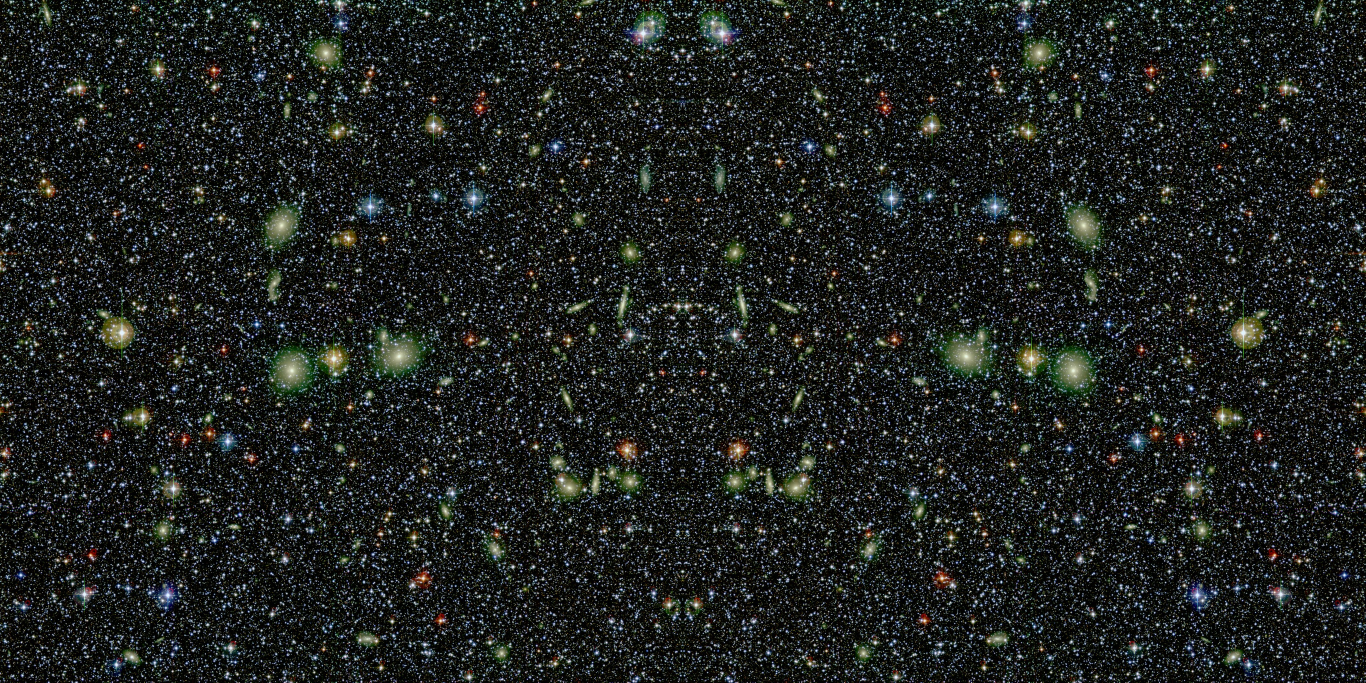
#> input picture polypaint/skybox/galaxies.jpg, 4096 x 2048 px (shown at 1/3 size)
$ python extract_image_palette.py ../skybox/galaxies.jpg
#> lines starting #> are read from the running program, lines starting #| are printed output that depends on the picture
#!/usr/bin/env python3
"""Extract a display palette from any image — MIC's artwork algorithm, ported.

This is an exact port of the palette pipeline meditationsincolor.com runs
client-side on its artwork pages (artwork.html, unminified; credit to the
site — the aesthetic weighting is theirs):

  1. Downscale to <= 400 px wide, grid-sample ~12,000 opaque pixels.
  2. k-means++ (k=28) in RGB, 25 Lloyd iterations, count pixels/cluster.
  3. Merge cluster centers closer than 0.04 in Oklab (count-weighted),
     drop clusters under 0.2% of samples.
  4. Score = sqrt(pixel share) x chroma boost x cool boosts x vivid boost
     x substrate penalty (earth 0.58 / neutral 0.82) — an aesthetic
     editor: vivid and cool colors up, canvas browns and greys down.
  5. Select `--colors` winners: best accent per hue family first, a
     guaranteed blue when one holds >= 0.4% of pixels, then score order
     under caps (earth <= 3, neutral <= 2, family <= 3 at target > 8) and
     a minimum Oklab separation (0.055; 0.07 vs earth/neutral), with two
     relaxation passes.

The site seeds with Math.random() — its own palettes differ per reload.
Here --seed makes runs reproducible (tests use it); default is random.

Usage:
  uv run python scripts/extract_image_palette.py IMAGE [--colors 12]
      [--seed N] [--json]
IMAGE is a local file path or an http(s) URL.
"""
from __future__ import annotations

import argparse
import io
import json
import math
import random
import sys
import urllib.request

import numpy as np
from PIL import Image

# ultra rescues tiny-but-compositional details (a small accent region must
# survive the downscale, be sampled, AND beat the cluster cull — all three
# limits move together; raising samples alone fixes only the middle one)
SAMPLING_TIERS = {
    "low":   {"target": 4000,   "max_width": 400, "min_count_fraction": 0.002},
    "med":   {"target": 12000,  "max_width": 400, "min_count_fraction": 0.002},
    "high":  {"target": 40000,  "max_width": 400, "min_count_fraction": 0.002},
    "ultra": {"target": 240000, "max_width": 800, "min_count_fraction": 0.0005},
}
KMEANS_K = 28
KMEANS_ITERS = 25
MERGE_OKLAB = 0.04


def srgb_to_oklab(rgb):
    """rgb: (..., 3) floats 0..255 -> Oklab (..., 3). Vectorized."""
    c = np.asarray(rgb, dtype=np.float64) / 255.0
    lin = np.where(c > 0.04045, ((c + 0.055) / 1.055) ** 2.4, c / 12.92)
    r, g, b = lin[..., 0], lin[..., 1], lin[..., 2]
    l_ = 0.4122214708 * r + 0.5363325363 * g + 0.0514459929 * b
    m_ = 0.2119034982 * r + 0.6806995451 * g + 0.1073969566 * b
    s_ = 0.0883024619 * r + 0.2817188376 * g + 0.6299787005 * b
    l1, m1, s1 = np.cbrt(l_), np.cbrt(m_), np.cbrt(s_)
    return np.stack([
        0.2104542553 * l1 + 0.7936177850 * m1 - 0.0040720468 * s1,
        1.9779984951 * l1 - 2.4285922050 * m1 + 0.4505937099 * s1,
        0.0259040371 * l1 + 0.7827717662 * m1 - 0.8086757660 * s1,
    ], axis=-1)


def _rgb_to_hsl(r, g, b):
    r, g, b = r / 255.0, g / 255.0, b / 255.0
    mx, mn = max(r, g, b), min(r, g, b)
    d = mx - mn
    h = 0.0
    s = 0.0
    l = (mx + mn) / 2.0
    if d != 0:
        s = d / (2 - mx - mn) if l > 0.5 else d / (mx + mn)
        if mx == r:
            h = ((g - b) / d + (6 if g < b else 0)) / 6
        elif mx == g:
            h = ((b - r) / d + 2) / 6
        else:
            h = ((r - g) / d + 4) / 6
    return h * 360.0, s, l


def classify(r, g, b, lab):
    hue, sat, light = _rgb_to_hsl(r, g, b)
    chroma = math.hypot(lab[1], lab[2])
    is_cool_muted = (185 <= hue <= 250 and b >= r + 8 and b >= g + 4
                     and (sat >= 0.05 or chroma >= 0.018)
                     and 0.18 < light < 0.82)
    is_neutral = not is_cool_muted and (chroma < 0.022 or sat < 0.10)
    is_earth = (not is_neutral and 15 <= hue <= 78 and sat < 0.45
                and chroma < 0.11 and 0.12 < light < 0.76)
    family = "red"
    if is_earth:
        family = "earth"
    elif is_neutral:
        family = "neutral"
    elif is_cool_muted or (185 <= hue < 265):
        family = "blue"
    elif 150 <= hue < 185:
        family = "teal"
    elif 85 <= hue < 150:
        family = "green"
    elif 55 <= hue < 85:
        family = "yellow"
    elif 25 <= hue < 55:
        family = "orange"
    elif 265 <= hue < 330:
        family = "violet"
    return {
        "chroma": chroma, "family": family,
        "is_earth": is_earth, "is_neutral": is_neutral,
        "is_cool_muted": is_cool_muted,
    }


def sample_image(img: Image.Image, target: int = 12000,
                 max_width: int = 400) -> np.ndarray:
    img = img.convert("RGBA")
    w0, h0 = img.size
    w = min(w0, max_width)
    h = max(1, round(w * (h0 / w0)))
    # the site samples a canvas drawImage downscale; bilinear is the
    # closest Pillow match (exactness is impossible across resamplers)
    img = img.resize((w, h), Image.BILINEAR)
    px = np.asarray(img, dtype=np.float64)
    step = max(1, int(math.floor(math.sqrt((w * h) / target))))
    grid = px[::step, ::step].reshape(-1, 4)
    return grid[grid[:, 3] > 128][:, :3]


def kmeans(samples: np.ndarray, rng: random.Random):
    n = len(samples)
    centers = [samples[rng.randrange(n)].copy()]
    for _ in range(1, KMEANS_K):
        arr = np.asarray(centers)
        d2 = ((samples[:, None, :] - arr[None, :, :]) ** 2).sum(axis=2).min(axis=1)
        total = float(d2.sum())
        r = rng.random() * total
        acc = np.cumsum(d2)
        idx = int(np.searchsorted(acc, r))
        if idx >= n:
            idx = rng.randrange(n)
        centers.append(samples[idx].copy())
    centers = np.asarray(centers)
    for _ in range(KMEANS_ITERS):
        d2 = ((samples[:, None, :] - centers[None, :, :]) ** 2).sum(axis=2)
        assign = d2.argmin(axis=1)
        for c in range(KMEANS_K):
            members = samples[assign == c]
            if len(members):
                centers[c] = members.mean(axis=0)
    d2 = ((samples[:, None, :] - centers[None, :, :]) ** 2).sum(axis=2)
    assign = d2.argmin(axis=1)
    counts = np.bincount(assign, minlength=KMEANS_K)
    return centers, counts


def merge_centers(centers, counts):
    labs = srgb_to_oklab(centers)
    order = np.argsort(-counts, kind="stable")
    used = set()
    merged = []
    for i in order:
        i = int(i)
        if i in used:
            continue
        acc = centers[i] * counts[i]
        n = int(counts[i])
        used.add(i)
        for j in order:
            j = int(j)
            if j in used:
                continue
            if np.linalg.norm(labs[i] - labs[j]) < MERGE_OKLAB:
                acc = acc + centers[j] * counts[j]
                n += int(counts[j])
                used.add(j)
        avg = acc / n
        merged.append({
            "rgb": avg, "lab": srgb_to_oklab(avg), "count": n, "i": i,
        })
    return merged


def build_candidates(merged, total_count):
    out = []
    for m in merged:
        r, g, b = m["rgb"]
        info = classify(r, g, b, m["lab"])
        share = m["count"] / total_count if total_count > 0 else 0.0
        area_score = math.sqrt(share)
        chroma_boost = 1 + min(info["chroma"] / 0.055, 2.25)
        cool_muted_boost = 1.45 if info["is_cool_muted"] else 1.0
        cool_boost = 1.32 if info["family"] == "blue" else (
            1.18 if info["family"] == "teal" else 1.0)
        vivid_boost = 1.0 if (info["is_earth"] or info["is_neutral"]) else 1.08
        substrate = 0.58 if info["is_earth"] else (
            0.82 if info["is_neutral"] else 1.0)
        out.append({
            **m, **info,
            "share": share,
            "score": (area_score * chroma_boost * cool_muted_boost
                      * cool_boost * vivid_boost * substrate),
        })
    return out


def select_candidates(candidates, target):
    target = max(1, target)
    earth_limit = 2 if target <= 8 else 3
    neutral_limit = 1 if target <= 8 else 2
    family_soft_limit = 2 if target <= 8 else 3
    selected = []
    selected_ids = set()
    family_counts = {}
    earth_count = neutral_count = 0

    def too_close(cand):
        for ex in selected:
            thr = 0.07 if (cand["is_earth"] or ex["is_earth"]
                           or cand["is_neutral"] or ex["is_neutral"]) else 0.055
            if np.linalg.norm(cand["lab"] - ex["lab"]) < thr:
                return True
        return False

    def add(cand):
        nonlocal earth_count, neutral_count
        if cand is None or cand["i"] in selected_ids:
            return False
        selected.append(cand)
        selected_ids.add(cand["i"])
        family_counts[cand["family"]] = family_counts.get(cand["family"], 0) + 1
        if cand["is_earth"]:
            earth_count += 1
        if cand["is_neutral"]:
            neutral_count += 1
        return True

    accent_by_family = {}
    for cand in candidates:
        if cand["is_earth"] or cand["is_neutral"]:
            continue
        accent_by_family.setdefault(cand["family"], cand)
    accent_seeds = sorted(accent_by_family.values(),
                          key=lambda c: -c["score"])
    accent_target = min(target, max(3, math.ceil(target / 3)))
    for cand in accent_seeds:
        if len(selected) >= accent_target:
            break
        if too_close(cand):
            continue
        add(cand)

    blue = next((c for c in candidates
                 if c["family"] == "blue" and c["i"] not in selected_ids), None)
    if (blue is not None and len(selected) < target
            and blue["share"] >= 0.004 and not too_close(blue)):
        add(blue)

    for cand in candidates:
        if len(selected) >= target:
            break
        if cand["i"] in selected_ids:
            continue
        if cand["is_earth"] and earth_count >= earth_limit:
            continue
        if cand["is_neutral"] and neutral_count >= neutral_limit:
            continue
        if (not cand["is_earth"] and not cand["is_neutral"]
                and family_counts.get(cand["family"], 0) >= family_soft_limit):
            continue
        if too_close(cand):
            continue
        add(cand)

    for cand in candidates:
        if len(selected) >= target:
            break
        if cand["i"] in selected_ids or too_close(cand):
            continue
        add(cand)

    for cand in candidates:
        if len(selected) >= target:
            break
        if cand["i"] in selected_ids:
            continue
        add(cand)

    return sorted(selected, key=lambda c: -c["score"])


def extract_palette(img: Image.Image, colors: int = 12,
                    seed: int | None = None, sampling: str = "med"):
    """Full pipeline; returns [{hex, share, family, score}...] best-first."""
    tier = SAMPLING_TIERS.get(sampling, SAMPLING_TIERS["med"])
    rng = random.Random(seed)
    samples = sample_image(img, tier["target"], tier["max_width"])
    if len(samples) < 20:
        raise ValueError("image yields too few opaque samples")
    centers, counts = kmeans(samples, rng)
    merged = merge_centers(centers, counts)
    total = sum(m["count"] for m in merged)
    min_count = max(1, total * tier["min_count_fraction"])
    candidates = build_candidates(
        [m for m in merged if m["count"] >= min_count], total)
    candidates.sort(key=lambda c: -c["score"])
    if not candidates:
        raise ValueError("no palette candidates survived")
    chosen = select_candidates(candidates, colors)
    picked_total = sum(c["count"] for c in chosen)
    out = []
    for c in chosen:
        r, g, b = (int(max(0, min(255, round(v)))) for v in c["rgb"])
        out.append({
            "hex": f"{r:02x}{g:02x}{b:02x}",
            "share": (c["count"] / picked_total) if picked_total else 0.0,
            "family": c["family"],
            "score": c["score"],
        })
    return out


def load_image(source: str) -> Image.Image:
    if source.startswith(("http://", "https://")):
        req = urllib.request.Request(
            source, headers={"User-Agent": "PolyPaint-PaletteExtract/1.0"})
        with urllib.request.urlopen(req, timeout=60) as resp:
            return Image.open(io.BytesIO(resp.read()))
    return Image.open(source)


def main() -> int:
    parser = argparse.ArgumentParser(description=__doc__)
    parser.add_argument("image", help="local path or http(s) URL")
    parser.add_argument("--colors", type=int, default=12)
    parser.add_argument("--sampling", choices=sorted(SAMPLING_TIERS), default="med")
    parser.add_argument("--seed", type=int, default=None)
    parser.add_argument("--json", action="store_true")
    args = parser.parse_args()
    palette = extract_palette(load_image(args.image), args.colors, args.seed,
                              sampling=args.sampling)
#> in load_image, returned value is the input picture: PIL image 4096x2048 RGB; mean R, G, B 31.3, 34.7, 32.5
#> in extract_palette, `tier = SAMPLING_TIERS.get(sampling, SAMPLING_TIERS["med"])`: tier = {'target': 12000, 'max_width': 400, 'min_count_fraction': 0.002}
#> in sample_image, `img = img.resize((w, h), Image.BILINEAR)`:
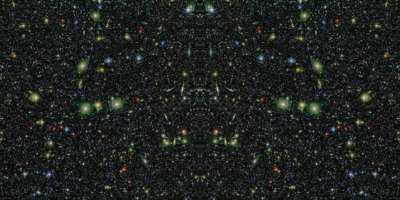
#> img: PIL image 400x200 RGBA; mean R, G, B, A 31.3, 34.7, 32.5, 255
#> in kmeans, `n = len(samples)`: n = 20000
#> in kmeans, `centers = [samples[rng.randrange(n)].copy()]`: centers = [[32, 35, 41]]
#> the loop in kmeans, `for _ in range(1, KMEANS_K):` made 27 passes
#> (total, r) on passes 5 to 12: (6837374, 2530569.8), (5309523, 3671073.3), (4568234, 4333113.1), (4469656, 1820439.5), (3914081, 2833272.3), (3771072, 1635350.3), (3028643, 755272.1), (2769942, 1309216.8)
#> after the loop in kmeans, `for _ in range(1, KMEANS_K):`: centers = 28 items, first 6: [32, 35, 41], [17, 17, 15], [198, 205, 175], [73, 84, 102], [61, 101, 56], [53, 63, 66]
#> in kmeans, `centers = np.asarray(centers)`: centers = 28 rows, first 8: [32, 35, 41], [17, 17, 15], [198, 205, 175], [73, 84, 102], [61, 101, 56], [53, 63, 66], [163, 117, 83], [62, 72, 84]
#> after the loop in kmeans, `for _ in range(KMEANS_ITERS):`: centers = 28 rows, first 8: [36.14, 41.32, 42.78], [15.46, 16.72, 14.21], [183.9, 189.2, 181.7], [78.85, 92.64, 103.3], [68.9, 81.63, 63.04], [54.65, 64.68, 71.23], [121.3, 85.14, 57.56], [67.2, 77.38, 84.03]
#> in kmeans, `assign = d2.argmin(axis=1)`: assign = 20000 values, max 27 at index 85, min 0 at index 2, mean 14.11
#> in kmeans, `counts = np.bincount(assign, minlength=KMEANS_K)`: counts = 28 values, max 2396 at index 1, min 24 at index 2, mean 714.3
#> in srgb_to_oklab, `c = np.asarray(rgb, dtype=np.float64) / 255.0`: c = 28 rows, first 8: [0.142, 0.162, 0.168], [0.0606, 0.0656, 0.0557], [0.721, 0.742, 0.713], [0.309, 0.363, 0.405], [0.27, 0.32, 0.247], [0.214, 0.254, 0.279], [0.476, 0.334, 0.226], [0.264, 0.303, 0.33]
#> in srgb_to_oklab, `lin = np.where(c > 0.04045, ((c + 0.055) / 1.055) ** 2.4, c / 12.92)`: lin = 28 rows, first 8: [0.0178, 0.0225, 0.0239], [0.00496, 0.00549, 0.00447], [0.479, 0.51, 0.466], [0.0779, 0.109, 0.137], [0.0593, 0.0836, 0.0498], [0.0377, 0.0524, 0.0634], [0.192, 0.0911, 0.0417], [0.0565, 0.075, 0.0887]
#> in srgb_to_oklab, `r, g, b = lin[..., 0], lin[..., 1], lin[..., 2]`: r = 28 values, max 0.479 at index 2, min 0.00329 at index 16, mean 0.0891; g = 28 values, max 0.51 at index 2, min 0.00353 at index 16, mean 0.0943; b = 28 values, max 0.466 at index 2, min 0.00278 at index 16, mean 0.0764
#> in srgb_to_oklab, `l_ = 0.4122214708 * r + 0.5363325363 * g + 0.0514459929 * b`: l_ = 28 values, max 0.495 at index 2, min 0.00339 at index 16, mean 0.0912
#> in srgb_to_oklab, `m_ = 0.2119034982 * r + 0.6806995451 * g + 0.1073969566 * b`: m_ = 28 values, max 0.499 at index 2, min 0.0034 at index 16, mean 0.0913
#> in srgb_to_oklab, `s_ = 0.0883024619 * r + 0.2817188376 * g + 0.6299787005 * b`: s_ = 28 values, max 0.48 at index 2, min 0.00304 at index 16, mean 0.0825
#> in srgb_to_oklab, `l1, m1, s1 = np.cbrt(l_), np.cbrt(m_), np.cbrt(s_)`: l1 = 28 values, max 0.791 at index 2, min 0.15 at index 16, mean 0.386; m1 = 28 values, max 0.793 at index 2, min 0.15 at index 16, mean 0.387; s1 = 28 values, max 0.783 at index 2, min 0.145 at index 16, mean 0.372
#> in merge_centers, `labs = srgb_to_oklab(centers)`: labs = 28 rows, first 8: [0.278, -0.00632, -0.00468], [0.174, -0.00343, 0.00425], [0.793, -0.00857, 0.00821], [0.469, -0.0117, -0.0214], [0.42, -0.0245, 0.0238], [0.368, -0.00959, -0.0145], [0.482, 0.0336, 0.0535], [0.415, -0.00947, -0.0143]
#> in merge_centers, `order = np.argsort(-counts, kind="stable")`: order = 28 values, max 27 at index 14, min 0 at index 7, mean 13.5
#> the loop in merge_centers, `for i in order:` made 28 passes
#> (i, avg, c in srgb_to_oklab, r in srgb_to_oklab, g in srgb_to_oklab, b in srgb_to_oklab) on passes 1, 2, 8: (1, [16.91, 18.34, 15.93], [0.0663, 0.0719, 0.0625], 0.00557, 0.00621, 0.00515), (24, [27.75, 30.67, 30], [0.109, 0.12, 0.118], 0.0114, 0.0135, 0.013), (0, [38.47, 43.37, 42.54], [0.151, 0.17, 0.167], 0.0198, 0.0245, 0.0237)
#> after the loop in merge_centers, `for i in order:`: merged = 18 items; used = 28 items
#> in extract_palette, `merged = merge_centers(centers, counts)`: merged = 18 items
#> in extract_palette, `total = sum(m["count"] for m in merged)`: total = 20000
#> in extract_palette, `min_count = max(1, total * tier["min_count_fraction"])`: min_count = 40
#> the loop in build_candidates, `for m in merged:` made 17 passes
#> the loop in select_candidates, `for cand in candidates:` made 17 passes
#> the loop in select_candidates, `for cand in accent_seeds:` made 4 passes
#> the loop in select_candidates, `for cand in candidates:` made 7 passes
#> the loop in extract_palette, `for c in chosen:` made 12 passes
    if args.json:
        print(json.dumps(palette, indent=2))
    else:
        for p in palette:
            print(f"#{p['hex']}  {p['share']*100:5.1f}%  {p['family']}")
#> this loop made 12 passes
#| #333b40    6.1%  blue
#| #111210   41.4%  neutral
#| #1c1f1e   30.9%  neutral
#| #262b2b   16.0%  neutral
#| #434d54    1.5%  blue
#> (further printed lines are left out)
    return 0


if __name__ == "__main__":
    raise SystemExit(main())
#> (the program exits here)
